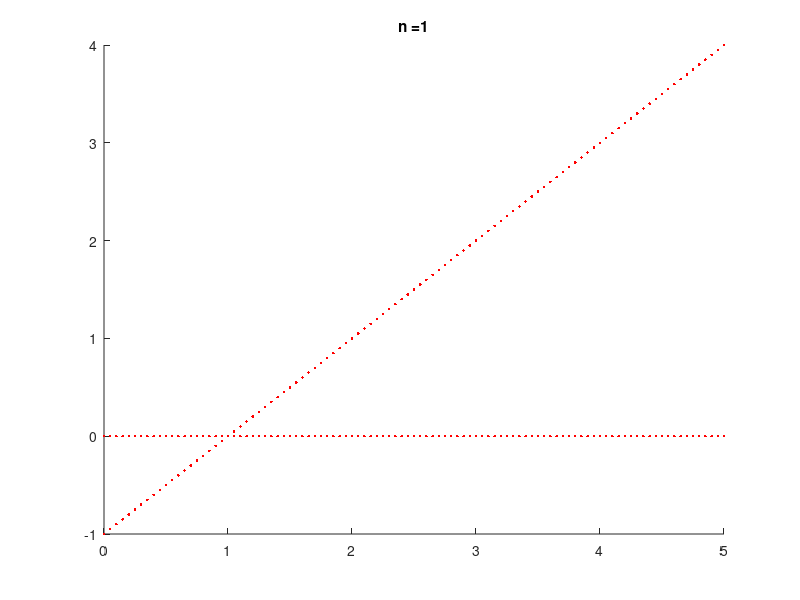
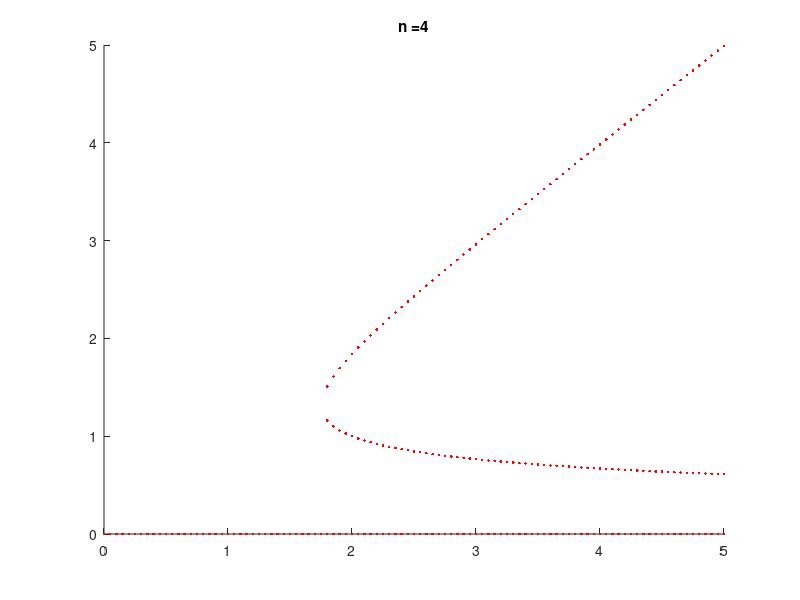
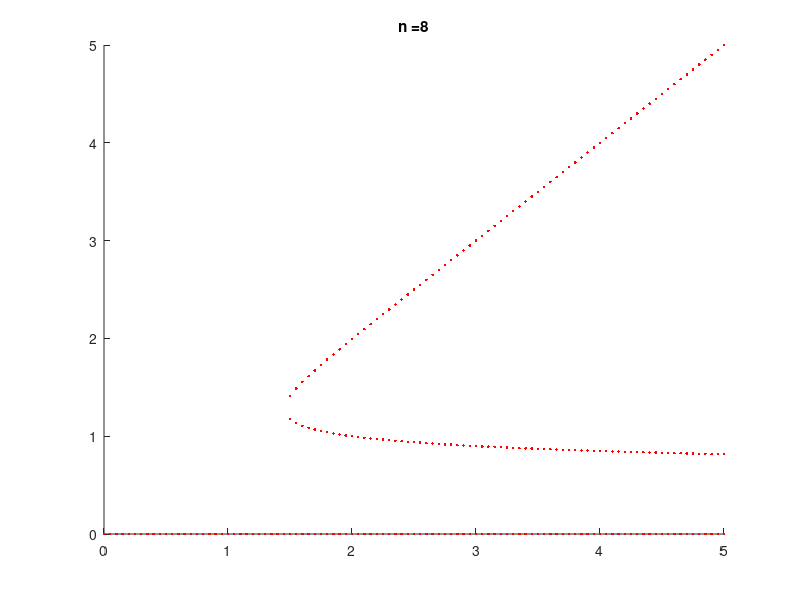
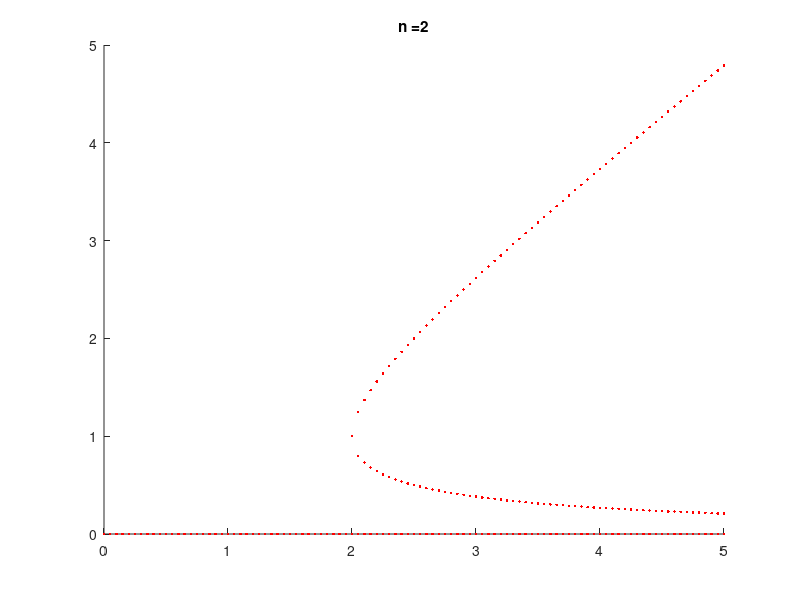

Write the MATLAB code that produced these figures, in order.
%Inclass 22

%1. Consider the case of the auto-activating gene that we discussed in class
%today. Make a bifurcation diagram for this system by varying the
%activated transcription rate for three cases - in which 1, 4, or 8 copies of the
%transcripton factor are necessary to activate transciption. Comment on your
%results. 
figure; hold on; 
ku = 0; 
for kb = 0:0.05:5
    polycoeff = [1, 1-kb, ku] 
    rts = roots(polycoeff); 
    rts = rts(imag(rts)==0); 
    plot(kb*ones(length(rts),1),rts,'r.');
end 
title('n =1')

figure; hold on;  
ku = 0; 
for kb = 0:0.05:5
    polycoeff = [1, -kb,0,0,1, ku] 
    rts = roots(polycoeff); 
    rts = rts(imag(rts)==0); 
    plot(kb*ones(length(rts),1),rts,'r.');
end 
title('n =4')
hold off 

figure; hold on;  
ku = 0; 
for kb = 0:0.05:5
    polycoeff = [1, -kb,0,0,0,0,0,0,1, ku] 
    rts = roots(polycoeff); 
    rts = rts(imag(rts)==0); 
    plot(kb*ones(length(rts),1),rts,'r.');
end 
title('n =8')
hold off 

% n = 1 cannot produce two steady states. higher can. 

% 2. Make a similar diagram for the case of an autorepressing gene in the
% case that 2 copies are need to turn off the gene. 
figure; hold on; 
kb = 0; 
for ku = 0:0.05:5
    polycoeff = [1, -ku, +1, -kb] 
    rts = roots(polycoeff); 
    rts = rts(imag(rts)==0); 
    plot(ku*ones(length(rts),1),rts,'r.');
end 
title('n =2')